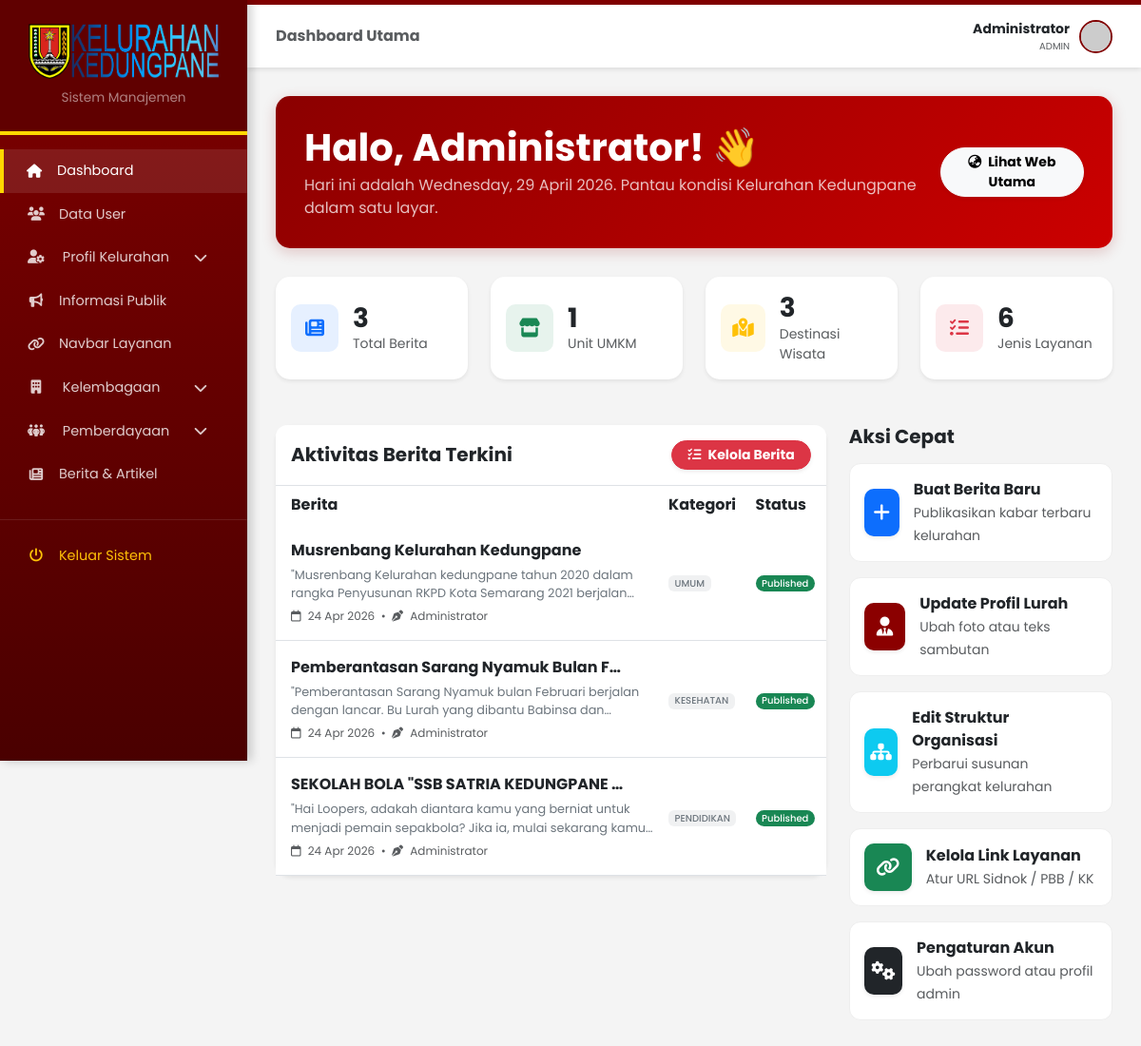
/admin/index.php (signed in), run on the app's committed database.
### tables this page shows
CREATE TABLE `berita` (
  `id` int(11) NOT NULL,
  `judul` varchar(255) NOT NULL,
  `slug` varchar(255) NOT NULL,
  `isi` text NOT NULL,
  `ringkasan` varchar(500) DEFAULT NULL,
  `gambar` varchar(255) DEFAULT NULL,
  `kategori` enum('umum','kesehatan','pembangunan','keamanan','pendidikan','ekonomi') DEFAULT 'umum',
  `penulis_id` int(11) DEFAULT NULL,
  `is_published` tinyint(1) DEFAULT 0,
  `is_pinned` tinyint(1) NOT NULL DEFAULT 0,
  `tanggal` date NOT NULL,
  `created_at` timestamp NOT NULL DEFAULT current_timestamp(),
  `updated_at` timestamp NOT NULL DEFAULT current_timestamp() ON UPDATE current_timestamp()
);

CREATE TABLE `users` (
  `id` int(11) NOT NULL,
  `username` varchar(50) NOT NULL,
  `password` varchar(255) NOT NULL,
  `role` enum('Super Admin','Admin','Editor') DEFAULT 'Admin',
  `alamat` text DEFAULT NULL,
  `tanggal_lahir` date DEFAULT NULL,
  `jabatan` varchar(100) DEFAULT NULL,
  `foto_profil` varchar(255) DEFAULT NULL,
  `nama` varchar(100) NOT NULL,
  `foto` varchar(255) DEFAULT NULL,
  `last_login` datetime DEFAULT NULL,
  `is_active` tinyint(1) DEFAULT 1,
  `created_at` timestamp NOT NULL DEFAULT current_timestamp(),
  `updated_at` timestamp NOT NULL DEFAULT current_timestamp() ON UPDATE current_timestamp()
);

### admin/index.php (the view, shortened to what this page needs)
<?php
require_once __DIR__ . '/auth.php';
$tot_berita = mysqli_fetch_assoc(mysqli_query($conn, "SELECT COUNT(*) as t FROM berita"))['t'] ?? 0;
$tot_umkm = mysqli_fetch_assoc(mysqli_query($conn, "SELECT COUNT(*) as t FROM umkm"))['t'] ?? 0;
$tot_wisata = mysqli_fetch_assoc(mysqli_query($conn, "SELECT COUNT(*) as t FROM destinasi_wisata"))['t'] ?? 0;
$tot_layanan = mysqli_fetch_assoc(mysqli_query($conn, "SELECT COUNT(*) as t FROM layanan_administrasi"))['t'] ?? 0;
$query_berita = mysqli_query($conn, "SELECT b.id, b.judul, b.ringkasan, b.kategori, b.tanggal, b.is_published, u.nama as penulis
                                    FROM berita b
                                    LEFT JOIN users u ON b.penulis_id = u.id
                                    ORDER BY b.tanggal DESC LIMIT 5");
include 'admin_header.php';
?>
<div class="welcome-banner d-flex justify-content-between align-items-center">
    <div>
        <h1 class="fw-bold mb-1">Halo, <?= $_SESSION['nama'] ?? 'Administrator'; ?>! 👋</h1>
        <p class="mb-0 opacity-75">Hari ini adalah <?= date('l, d F Y'); ?>. Pantau kondisi Kelurahan Kedungpane dalam satu layar.</p>
    </div>
    <div class="d-none d-md-block text-end">
        <a href="../index.php" target="_blank" class="btn btn-light btn-sm rounded-pill px-3 fw-bold shadow-sm">
            <i class="fa-solid fa-earth-asia me-1"></i> Lihat Web Utama
        </a>
    </div>
</div>
<div class="row g-4 mb-5">
    <div class="col-md-3">
        <div class="card stat-card-pro shadow-sm h-100">
            <div class="card-body d-flex align-items-center">
                <div class="icon-box bg-primary bg-opacity-10 text-primary">
                    <i class="fa-solid fa-newspaper"></i>
                </div>
                <div>
                    <h3 class="fw-bold mb-0"><?= $tot_berita; ?></h3>
                    <p class="text-muted small mb-0">Total Berita</p>
                </div>
            </div>
        </div>
    </div>
    <div class="col-md-3">
        <div class="card stat-card-pro shadow-sm h-100">
            <div class="card-body d-flex align-items-center">
                <div class="icon-box bg-success bg-opacity-10 text-success">
                    <i class="fa-solid fa-store"></i>
                </div>
                <div>
                    <h3 class="fw-bold mb-0"><?= $tot_umkm; ?></h3>
                    <p class="text-muted small mb-0">Unit UMKM</p>
                </div>
            </div>
        </div>
    </div>
    <div class="col-md-3">
        <div class="card stat-card-pro shadow-sm h-100">
            <div class="card-body d-flex align-items-center">
                <div class="icon-box bg-warning bg-opacity-10 text-warning">
                    <i class="fa-solid fa-map-location-dot"></i>
                </div>
                <div>
                    <h3 class="fw-bold mb-0"><?= $tot_wisata; ?></h3>
                    <p class="text-muted small mb-0">Destinasi Wisata</p>
                </div>
            </div>
        </div>
    </div>
    <div class="col-md-3">
        <div class="card stat-card-pro shadow-sm h-100">
            <div class="card-body d-flex align-items-center">
                <div class="icon-box bg-danger bg-opacity-10 text-danger">
                    <i class="fa-solid fa-list-check"></i>
                </div>
                <div>
                    <h3 class="fw-bold mb-0"><?= $tot_layanan; ?></h3>
                    <p class="text-muted small mb-0">Jenis Layanan</p>
                </div>
            </div>
        </div>
    </div>
</div>
<div class="row g-4">
    <div class="col-lg-8">
        <div class="card border-0 shadow-sm rounded-4">
            <div class="card-header bg-white py-3 border-bottom d-flex justify-content-between align-items-center">
                <h5 class="fw-bold mb-0">Aktivitas Berita Terkini</h5>
                <a href="admin_berita.php" class="btn btn-sm btn-danger rounded-pill px-3 fw-bold shadow-sm">
                    <i class="fa-solid fa-list-check me-1"></i> Kelola Berita
                </a>
            </div>
            <div class="table-responsive">
                <table class="table table-hover align-middle mb-0">
                    <thead class="bg-light">
                        <tr>
                            <th class="ps-3 border-0" style="width: 70%;">Berita</th>
                            <th class="border-0">Kategori</th>
                            <th class="border-0">Status</th>
                        </tr>
                    </thead>
                    <tbody>
                        <?php if(mysqli_num_rows($query_berita) > 0): ?>
                            <?php while($row = mysqli_fetch_assoc($query_berita)): ?>
                            <tr>
                                <td class="ps-3 py-3">
                                    <div class="fw-bold text-dark text-truncate" style="max-width: 350px;">
                                        <?= htmlspecialchars($row['judul']); ?>
                                    </div>
                                    <?php if(!empty($row['ringkasan'])): ?>
                                        <div class="news-snippet" title="<?= htmlspecialchars($row['ringkasan']); ?>">
                                            "<?= htmlspecialchars($row['ringkasan']); ?>"
                                        </div>
                                    <?php else: ?>
                                        <div class="news-snippet fst-italic">Tidak ada ringkasan.</div>
                                    <?php endif; ?>
                                    <small class="text-muted d-block mt-1" style="font-size: 0.75rem;">
                                        <i class="fa-regular fa-calendar me-1"></i> <?= date('d M Y', strtotime($row['tanggal'])); ?> &nbsp;•&nbsp;
                                        <i class="fa-solid fa-pen-nib me-1"></i> <?= htmlspecialchars($row['penulis'] ?? 'Admin'); ?>
                                    </small>
                                </td>
                                <td>
                                    <span class="badge bg-secondary bg-opacity-10 text-secondary text-uppercase" style="font-size: 10px;">
                                        <?= htmlspecialchars($row['kategori']); ?>
                                    </span>
                                </td>
                                <td>
                                    <?= ($row['is_published'] == 1)
                                        ? '<span class="badge rounded-pill bg-success" style="font-size: 10px;">Published</span>'
                                        : '<span class="badge rounded-pill bg-warning text-dark" style="font-size: 10px;">Draft</span>'; ?>
                                </td>
                            </tr>
                            <?php endwhile; ?>
                        <?php else: ?>
                            <tr><td colspan="3" class="text-center py-4 text-muted">Belum ada data berita.</td></tr>
                        <?php endif; ?>
                    </tbody>
                </table>
            </div>
        </div>
    </div>
    <div class="col-lg-4">
        <h5 class="fw-bold mb-3">Aksi Cepat</h5>
        <div class="d-grid gap-3">
            <a href="admin_berita.php" class="text-decoration-none quick-action-btn text-dark">
                <div class="icon-box bg-primary text-white shadow-sm"><i class="fa-solid fa-plus"></i></div>
                <div>
                    <div class="fw-bold">Buat Berita Baru</div>
                    <small class="text-muted">Publikasikan kabar terbaru kelurahan</small>
                </div>
            </a>
            <a href="admin_profil.php" class="text-decoration-none quick-action-btn text-dark">
                <div class="icon-box bg-maroon text-white shadow-sm" style="background-color: #8B0000 !important;"><i class="fa-solid fa-user-tie"></i></div>
                <div>
                    <div class="fw-bold">Update Profil Lurah</div>
                    <small class="text-muted">Ubah foto atau teks sambutan</small>
                </div>
            </a>
            <a href="admin_struktur.php" class="text-decoration-none quick-action-btn text-dark">
                <div class="icon-box bg-info text-white shadow-sm"><i class="fa-solid fa-sitemap"></i></div>
                <div>
                    <div class="fw-bold">Edit Struktur Organisasi</div>
                    <small class="text-muted">Perbarui susunan perangkat kelurahan</small>
                </div>
            </a>
            <a href="admin_layanan_nav.php" class="text-decoration-none quick-action-btn text-dark">
                <div class="icon-box bg-success text-white shadow-sm"><i class="fa-solid fa-link"></i></div>
                <div>
                    <div class="fw-bold">Kelola Link Layanan</div>
                    <small class="text-muted">Atur URL Sidnok / PBB / KK</small>
                </div>
            </a>
            <a href="admin_users.php" class="text-decoration-none quick-action-btn text-dark">
                <div class="icon-box bg-dark text-white shadow-sm"><i class="fa-solid fa-gears"></i></div>
                <div>
                    <div class="fw-bold">Pengaturan Akun</div>
                    <small class="text-muted">Ubah password atau profil admin</small>
                </div>
            </a>
        </div>
    </div>
</div>
<?php include 'admin_footer.php'; ?>

### admin/admin_styles.css (style rules this page uses)
:root { --maroon-dark: #4a0000; --maroon-bright: #800000; --maroon-header: #600000; --gold: #ffd700; --bg-light: #f4f4f4; }
* { margin: 0; padding: 0; box-sizing: border-box; }
body { font-family: 'Poppins', sans-serif; background-color: var(--bg-light); display: flex; min-height: 100vh; }
.table-responsive { overflow-x: auto; -webkit-overflow-scrolling: touch; }
.gap-3 { gap: 1rem !important; }
.badge { font-weight: 500; }
.card { border-radius: 0.75rem; }
.card-header { border-radius: 0.75rem 0.75rem 0 0 !important; }

### admin/index.php (style rules this page uses)
.welcome-banner { background: linear-gradient(135deg, #8B0000 0%, #cc0000 100%); color: white; padding: 30px; border-radius: 15px; margin-bottom: 30px; box-shadow: 0 4px 15px rgba(139, 0, 0, 0.2); }
.stat-card-pro { border: none; border-radius: 15px; transition: transform 0.3s ease; overflow: hidden; }
.quick-action-btn { transition: all 0.3s; border-radius: 12px; text-align: left; padding: 15px; display: flex; align-items: center; border: 1px solid #eee; background: #fff; }
.icon-box { width: 50px; height: 50px; border-radius: 10px; display: flex; align-items: center; justify-content: center; margin-right: 15px; font-size: 20px; }
.news-snippet { font-size: 0.8rem; color: #6c757d; display: -webkit-box; -webkit-line-clamp: 2; -webkit-box-orient: vertical; overflow: hidden; margin-top: 4px; margin-bottom: 6px; }

### data on the page
berita: judul "Musrenbang Kelurahan Kedungpane", ringkasan "Musrenbang Kelurahan kedungpane tahun 2020 dalam rangka Penyusunan RKPD Kota Semarang 2021…", tanggal "24 Apr 2026", penulis.nama "Administrator", kategori "UMUM", is_published "Published"
berita: judul "Pemberantasan Sarang Nyamuk Bulan F…", ringkasan "Pemberantasan Sarang Nyamuk bulan Februari berjalan dengan lancar. Bu Lurah yang dibantu Babinsa…", tanggal "24 Apr 2026", penulis.nama "Administrator", kategori "KESEHATAN", is_published "Published"
berita: judul "SEKOLAH BOLA \"SSB SATRIA KEDUNGPANE…", ringkasan "Hai Loopers, adakah diantara kamu yang berniat untuk menjadi pemain sepakbola? Jika ia, mulai sekarang…", tanggal "24 Apr 2026", penulis.nama "Administrator", kategori "PENDIDIKAN", is_published "Published"

### other printed values
$page_title "Dashboard Utama"
$_SESSION['nama'] "Administrator"
$_SESSION['role'] "ADMIN"
$tot_berita "3"
$tot_umkm "1"
$tot_wisata "3"
$tot_layanan "6"
